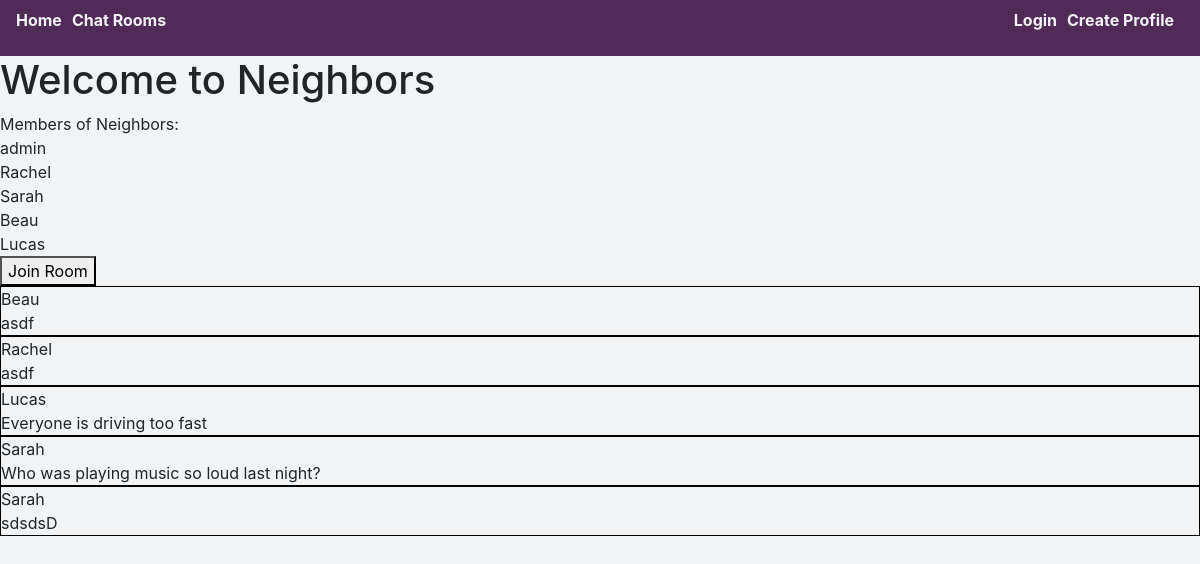
The page /2/chat_room_detail on the database as committed earlier.
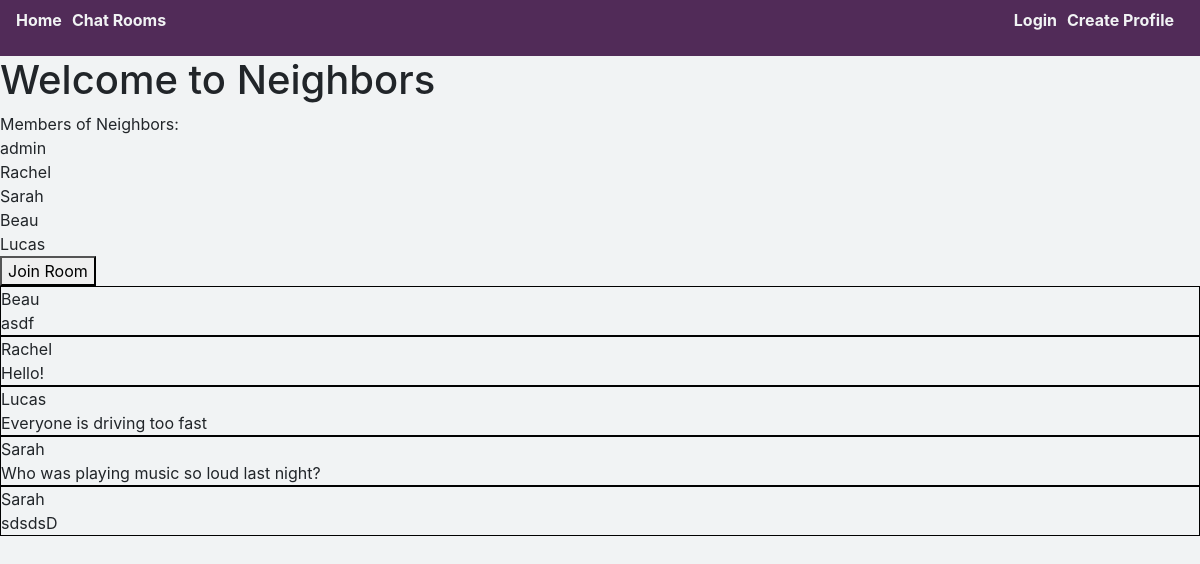
The same page on the database as committed later.
### chat_app/models.py (models this page shows, shortened)
class Message(models.Model):
    text = models.CharField(max_length=255, null=True)
    user = models.ForeignKey(User, on_delete=models.CASCADE, null=True)
    room = models.ForeignKey(Room, on_delete=models.CASCADE, null=True)

### chat_app/views.py (the view)
# urls.py: path('<int:pk>/chat_room_detail', views.DetailView.as_view(), name='chat_detail'),
class DetailView(generic.DetailView):
    model = Room
    template_name = 'chat_app/chat_room_detail.html'
    fields = ['name']

### chat_app/templates/chat_app/chat_room_detail.html (shortened to what this page needs)
{% extends 'chat_app/base.html' %}
{% block content %}
<h1>Welcome to {{room.name}}</h1>
<span>Members of {{room.name}}:</span>
{% for member in room.members.all %}
<div>{{member.username}}</div>
{% endfor %}
{% if user not in room.members.all %}
<form method="post" action="{% url 'chat_app:join_room' room.id %}">{% csrf_token %}
  <button>Join Room</button>
</form>
{% else %}
<form method="post" action="{% url 'chat_app:join_room' room.id %}">{% csrf_token %}
  <button>Leave Room</button>
</form>
{% endif %}
{% for message in object.message_set.all %}
<div class="message">
  <div>{{message.user}}</div>
  <div>{{message.text}}</div>
</div>
{% endfor %}
{% endblock content %}

Rows that differ between the two databases and show on the page:
changed Message "Rachel": text "asdf" → "Hello!"
